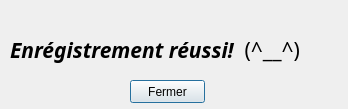
<?xml version="1.0" encoding="UTF-8"?>
<ui version="4.0">
 <class>Enregistrement_dialog_ok</class>
 <widget class="QDialog" name="Enregistrement_dialog_ok">
  <property name="geometry">
   <rect>
    <x>0</x>
    <y>0</y>
    <width>348</width>
    <height>109</height>
   </rect>
  </property>
  <property name="cursor">
   <cursorShape>PointingHandCursor</cursorShape>
  </property>
  <property name="windowTitle">
   <string>Enrégistrement</string>
  </property>
  <widget class="QLabel" name="label">
   <property name="geometry">
    <rect>
     <x>10</x>
     <y>20</y>
     <width>331</width>
     <height>61</height>
    </rect>
   </property>
   <property name="font">
    <font>
     <family>Old English Text MT</family>
     <italic>true</italic>
    </font>
   </property>
   <property name="text">
    <string>&lt;!DOCTYPE HTML PUBLIC &quot;-//W3C//DTD HTML 4.0//EN&quot; &quot;http://www.w3.org/TR/REC-html40/strict.dtd&quot;&gt;
&lt;html&gt;&lt;head&gt;&lt;meta name=&quot;qrichtext&quot; content=&quot;1&quot; /&gt;&lt;style type=&quot;text/css&quot;&gt;
p, li { white-space: pre-wrap; }
&lt;/style&gt;&lt;/head&gt;&lt;body style=&quot; font-family:'MS Shell Dlg 2'; font-size:8.25pt; font-weight:400; font-style:normal;&quot;&gt;
&lt;p style=&quot; margin-top:0px; margin-bottom:0px; margin-left:0px; margin-right:0px; -qt-block-indent:0; text-indent:0px;&quot;&gt;&lt;span style=&quot; font-size:16pt; font-weight:600; font-style:italic;&quot;&gt;Enrégistrement réussi!&lt;/span&gt;&lt;span style=&quot; font-size:16pt;&quot;&gt;  (^__^)&lt;/span&gt;&lt;/p&gt;&lt;/body&gt;&lt;/html&gt;</string>
   </property>
  </widget>
  <widget class="QPushButton" name="pushButton">
   <property name="geometry">
    <rect>
     <x>130</x>
     <y>80</y>
     <width>75</width>
     <height>23</height>
    </rect>
   </property>
   <property name="text">
    <string>Fermer</string>
   </property>
  </widget>
 </widget>
 <resources/>
 <connections/>
</ui>
